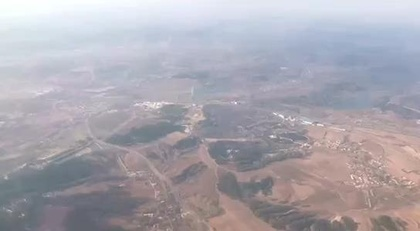
%> input picture matlab/defog_hekaiming/1.jpg, 420 x 231 px, shrunk from 544 x 299 before the run
$ octave ex_darkchannel_guildfilter.m   (GNU Octave 9; MATLAB toolbox functions it lacks are replaced by stand-ins)
%> lines starting %> are read from the running program, lines starting %| are printed output that depends on the picture
clear

clc

close all

kenlRatio = .01;
minAtomsLight = 240;
% image_name =  'test images\21.bmp';
image_name =  '1.jpg';
img=imread(image_name);
%> img is the input picture: size 231x420x3 uint8; mean R, G, B 169.6, 166.4, 174.7
figure,imshow(uint8(img)), title('src');

%% 获取最小通道
sz=size(img);
%> sz = [231 420 3]
w=sz(2);
%> w = 420
h=sz(1);
%> h = 231
dc = zeros(h,w);
for y=1:h
    for x=1:w
        dc(y,x) = min(img(y,x,:));
    end

end
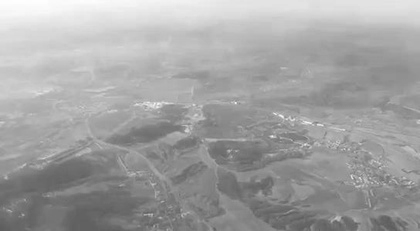
%> dc: size 231x420 double; min 90, max 254, mean 162.1
figure,imshow(uint8(dc)), title('Min(R,G,B)');

%% 最小值滤波（可用腐蚀来代替）
krnlsz = floor(max([3, w*kenlRatio, h*kenlRatio]));
%> krnlsz = 4
se = strel('rectangle',[krnlsz,krnlsz]);
%> se = {Dimensionality 2}
dc2 = imerode(dc,se);
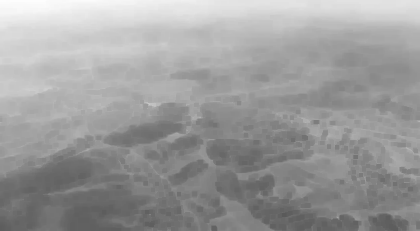
%> dc2: size 231x420 double; min 90, max 253, mean 155.8
%dc2(h,w)=0;
figure,imshow(uint8(dc2)), title('After filter ');


%%
t = 255 - dc2;
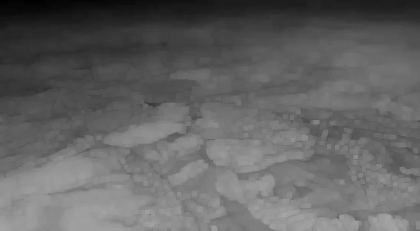
%> t: size 231x420 double; min 2, max 165, mean 99.2
figure,imshow(uint8(t)),title('t');

t_d=double(t)/255;

sum(sum(t_d))/(h*w)
%> ans = 0.389

A = min([minAtomsLight, max(max(dc2))])
%> A = 240

A
%> A = 240


J = zeros(h,w,3);

img_d = double(img);

J(:,:,1) = (img_d(:,:,1) - (1-t_d)*A)./t_d;
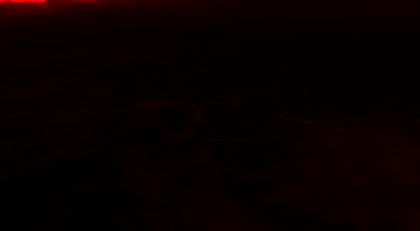
%> J: size 231x420x3 double; mean R, G, B 73.2, 0, 0; drawn with min black and max white

J(:,:,2) = (img_d(:,:,2) - (1-t_d)*A)./t_d;
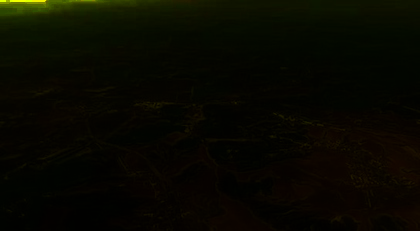
%> J: size 231x420x3 double; mean R, G, B 73.2, 73.4, 0; drawn with min black and max white

J(:,:,3) = (img_d(:,:,3) - (1-t_d)*A)./t_d;
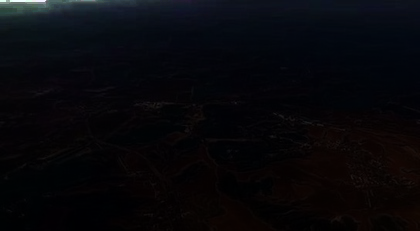
%> J: size 231x420x3 double; mean R, G, B 73.2, 73.4, 103.2; drawn with min black and max white

figure,imshow(uint8(J)), title('J');
%> after `imshow(uint8(J))`:
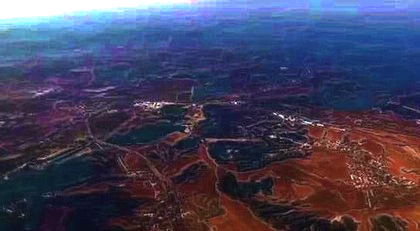
%> displayed picture: size 231x420x3, on the screen's scale of 0 to 255; mean R, G, B 68, 65.5, 93
%这个是没有经过滤波的
% figure,imshow(rgb2gray(uint8(abs(J-img_d)))), title('J-img_d');
% a = sum(sum(rgb2gray(uint8(abs(J-img_d))))) / (h*w)
% return;
%----------------------------------
r = krnlsz*4
%> r = 16
eps = 10^-6;

%filtered = guidedfilter_color(double(img)/255, t_d, r, eps);
%> (the run ends here)
